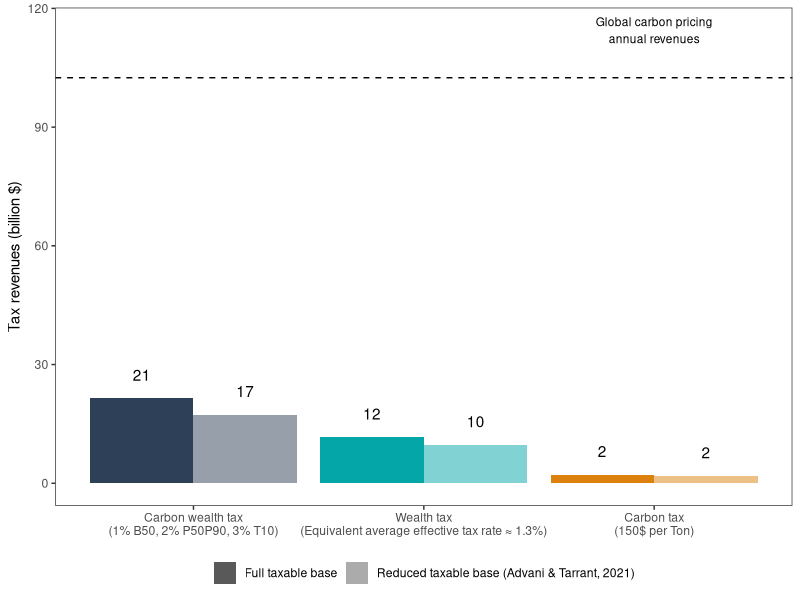
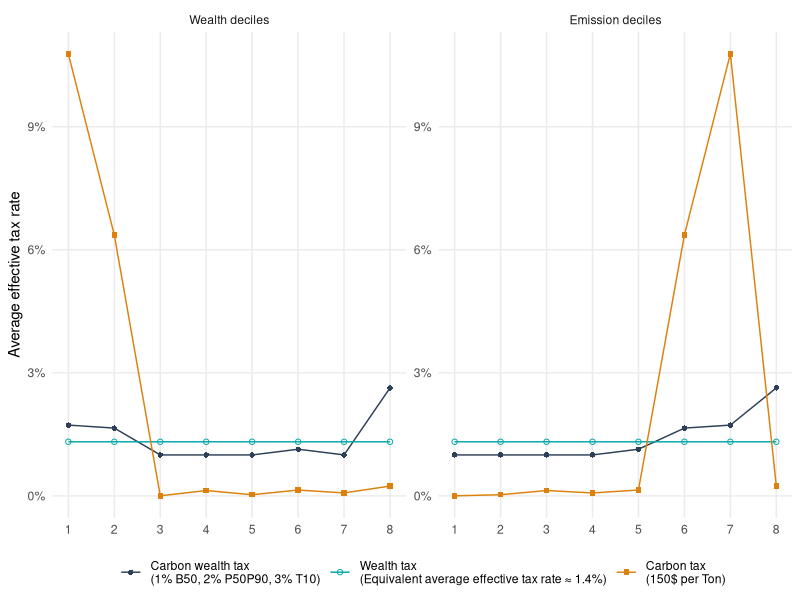

Write R code to recreate these figures, in order.
library(tidyverse)
library(magrittr)
library(readxl)

data <- read_csv("data/example_data.csv", 
                 col_types = cols(ICB_Subsector_code = col_character()))

#remove billionaires with insufficient information
data %<>% 
  filter(!(name%in%c(
    "Sukanto Tanoto", 
    "Theo Albrecht Jr", 
    "Ray Dalio",
    "Tilman Fertitta",
    "Charles Butt & family",
    "George Kaiser",
    "Renata Kellnerova",
    "Robert Smith",
    "John Grayken",
    "Eric Smidt",
    "Tatyana Kim",
    "Daniel Kretinsky",
    "Frederik Paulsen",
    "Odd Reitan",
    "David Green")
  ))

data %>% 
  group_by(name) %>% 
  summarise(
    wealth = sum(value[asset_type!="misc"]) - sum(value[asset_type=="misc"]),
    tot_emission_baseline = sum(`tCO2e_billionaire_S1_publicCR`),
    nationality_ISO3 = nationality_single_res[1],
    multiple_nationality_ISO3 = multiple_nationality_ISO3[1],
    gender = gender[1]
  ) %>% 
  ungroup() -> data_billionaire

data_billionaire %<>% 
  mutate(
    wealth = wealth/1000000000, #bln$
    tot_emission_baseline=tot_emission_baseline/1000 #ktCO2e
  ) %>% 
  mutate(
    emission_intensity = tot_emission_baseline/wealth #ktCO2e/Bln$
  )

#### Taxation ####

data_billionaire_for_taxation <- data_billionaire %>% 
  mutate(
    wealth = wealth*1000000000,
    tot_emission_baseline = tot_emission_baseline*1000
  )

vec_scagl_b <- quantile(data_billionaire_for_taxation$tot_emission_baseline,seq(0.1,0.9, by=0.1))

vec_aliquota_high_progressive_b <- c(0.01,0.02,0.03) 
vec_aliquota_flat_b <- 0.0132

data_billionaire_for_taxation %>%
  mutate(
    scaglione_baseline = case_when(
      tot_emission_baseline >= 0 & tot_emission_baseline <= vec_scagl_b[5] ~ 1,
      tot_emission_baseline > vec_scagl_b[5] & tot_emission_baseline <= vec_scagl_b[9] ~ 2,
      TRUE ~ 3
    )
  ) %>% #compute base revenues
  mutate(
    tax_revenue_baseline = case_when(
      scaglione_baseline==1 ~ wealth*vec_aliquota_high_progressive_b[1],
      scaglione_baseline==2 ~ ((tot_emission_baseline - vec_scagl_b[5])/tot_emission_baseline)*wealth*vec_aliquota_high_progressive_b[2] +(1 - ((tot_emission_baseline - vec_scagl_b[5])/tot_emission_baseline))*wealth*vec_aliquota_high_progressive_b[1],
      TRUE ~ ((tot_emission_baseline - vec_scagl_b[9])/tot_emission_baseline)*wealth*vec_aliquota_high_progressive_b[3] + ((vec_scagl_b[9] - vec_scagl_b[5])/tot_emission_baseline)*wealth*vec_aliquota_high_progressive_b[2]  + (vec_scagl_b[5]/tot_emission_baseline)*wealth*vec_aliquota_high_progressive_b[1]
    ),
    tax_revenue_flat = wealth*vec_aliquota_flat_b,
    tax_revenue_cr = tot_emission_baseline*150
  ) %>%
  #assume elasticity for reshuffling
  mutate( #behavioral responses: wealth and emissions fall by 17% because of portfolio reshuffling
    reduced_emissions = tot_emission_baseline*0.83,
    reduced_wealth = ifelse(tot_emission_baseline>0, wealth*0.83, wealth)
  ) %>% 
  mutate(
    scaglione_baseline_el = case_when(
      reduced_emissions >= 0 & reduced_emissions <= vec_scagl_b[5] ~ 1,
      reduced_emissions > vec_scagl_b[5] & reduced_emissions <= vec_scagl_b[9] ~ 2,
      TRUE ~ 3
    )
  ) %>% 
  #compute base revenues with elasticity
  mutate(
    tax_revenue_baseline_el = case_when(
      scaglione_baseline_el==1 ~ reduced_wealth*vec_aliquota_high_progressive_b[1],
      scaglione_baseline_el==2 ~ ((reduced_emissions - vec_scagl_b[5])/reduced_emissions)*reduced_wealth*vec_aliquota_high_progressive_b[2] +(1 - ((reduced_emissions - vec_scagl_b[5])/reduced_emissions))*reduced_wealth*vec_aliquota_high_progressive_b[1],
      TRUE ~ ((reduced_emissions - vec_scagl_b[9])/reduced_emissions)*reduced_wealth*vec_aliquota_high_progressive_b[3] + ((vec_scagl_b[9] - vec_scagl_b[5])/reduced_emissions)*reduced_wealth*vec_aliquota_high_progressive_b[2]  + (vec_scagl_b[5]/reduced_emissions)*reduced_wealth*vec_aliquota_high_progressive_b[1]
    ),
    tax_revenue_flat_el = reduced_wealth*vec_aliquota_flat_b,
    tax_revenue_cr_el = reduced_emissions*150
  ) -> data_tax_revenues_billionaires


data_tax_revenues_billionaires %>% 
  select(name, wealth, starts_with("tax")) %>% 
  pivot_longer(cols = starts_with("tax"),
               names_to = "variable",
               values_to = "revenue") %>% 
  mutate(
    scheme = case_when(
      str_detect(variable, "baseline") ~ "baseline",
      str_detect(variable, "flat") ~ "flat",
      str_detect(variable, "cr") ~ "cr",
      TRUE ~ NA_character_
    ),
    suffix = case_when(
      str_detect(variable, "_el$") ~ "reshuffling",
      TRUE ~ "base"
    )
  ) -> revenues_billionaires_long

revenues_billionaires_long %<>% 
  mutate(
    effective_tax_rate = revenue/wealth
  )

revenues_billionaires_long %>% 
  group_by(scheme, suffix) %>% 
  summarise(mean(effective_tax_rate))

revenues_billionaires_long %>% 
  group_by(scheme, suffix) %>% 
  summarise(
    revenue = sum(revenue)/1000000000
  ) %>% 
  ungroup() %>% 
  mutate(
    scheme = factor(scheme,
                    levels = c("baseline", "flat", "cr"),
                    labels = c("Carbon wealth tax\n(1% B50, 2% P50P90, 3% T10)", "Wealth tax\n(Equivalent average effective tax rate ≈ 1.3%)", "Carbon tax\n(150$ per Ton)")),
    suffix = factor(suffix,
                    levels = c("base", "reshuffling"),
                    labels = c("Full taxable base", "Reduced taxable base (Advani & Tarrant, 2021)"))
  ) %>% 
  mutate(art_pos = ifelse(scheme=="Carbon tax\n(150$ per Ton)" & suffix=="Full taxable base", revenue+6, revenue+6)) %>% 
  ggplot() + 
  geom_bar(aes(x=scheme, y=revenue, fill=scheme, alpha=suffix), stat = "identity", position = "dodge") + 
  geom_text(aes(x=scheme, y=art_pos, group=suffix, label = round(revenue,0)),position = position_dodge(width = 0.9)) + 
  geom_hline(aes(yintercept = 102.48), linetype=2) +
  annotate(geom="text", x=3, y=102.48+12, label="Global carbon pricing\nannual revenues", size=3) + 
  ylab("Tax revenues (billion $)") + 
  scale_fill_manual(values=c("Carbon wealth tax\n(1% B50, 2% P50P90, 3% T10)"="#2e4057", "Wealth tax\n(Equivalent average effective tax rate ≈ 1.3%)"="#04a6a8", "Carbon tax\n(150$ per Ton)"="#dc810d")) +
  scale_alpha_manual(values=c("Full taxable base"=1, "Reduced taxable base (Advani & Tarrant, 2021)"= 0.5)) +
  guides(  fill  = "none",
           alpha = guide_legend(order = 2, nrow = 1)) +
  theme_bw() + 
  theme(
    axis.title.x = element_blank(),
    panel.grid = element_blank(),
    legend.position = "bottom",
    legend.box     = "vertical", 
    legend.title = element_blank()
  )  -> g_tax_three

ggsave("charts/fig4_public_cr.pdf", g_tax_three, width=8, height = 4.2, device = cairo_pdf)

left_join(
  revenues_billionaires_long %>% 
    filter(suffix=="base") %>% 
    group_by(variable) %>%  
    mutate(decile = ntile(wealth, 10)) %>% 
    ungroup() %>%
    group_by(scheme, decile) %>% 
    summarise(
      effective_tax_rate_wealth = mean(effective_tax_rate)
    ) %>% 
    ungroup,
  revenues_billionaires_long %>% 
    filter(suffix=="base") %>% 
    left_join(
      .,
      data_tax_revenues_billionaires %>% select(name, tot_emission_baseline),
      by="name"
    ) %>% 
    group_by(variable) %>%  
    mutate(decile = ntile(tot_emission_baseline, 10)) %>% 
    ungroup() %>%
    group_by(scheme, decile) %>% 
    summarise(
      effective_tax_rate_emissions = mean(effective_tax_rate)
    ) %>% 
    ungroup,
  by=c("scheme", "decile")
) %>% 
  pivot_longer(-c(scheme, decile)) %>% 
  mutate(
    scheme = factor(scheme,
                    levels = c("baseline", "flat", "cr"),
                    labels = c("Carbon wealth tax\n(1% B50, 2% P50P90, 3% T10)", "Wealth tax\n(Equivalent average effective tax rate ≈ 1.4%)", "Carbon tax\n(150$ per Ton)")),
    name = factor(name, 
                  levels = c("effective_tax_rate_wealth", "effective_tax_rate_emissions"),
                  labels=c("Wealth deciles", "Emission deciles"))
  ) %>% 
  ggplot() + 
  geom_point(aes(x=decile, y=value, color=scheme, shape=scheme)) +
  geom_line(aes(x=decile, y=value, color=scheme)) +
  facet_wrap(name~., scales="free") +
  scale_y_continuous(labels = scales::label_percent()) +
  scale_x_continuous(breaks = 1:10) +
  xlab("Billionaire decile")+
  ylab("Average effective tax rate") +
  scale_color_manual(values=c("Carbon wealth tax\n(1% B50, 2% P50P90, 3% T10)"="#2e4057", "Wealth tax\n(Equivalent average effective tax rate ≈ 1.4%)"="#04a6a8", "Carbon tax\n(150$ per Ton)"="#dc810d")) +
  scale_shape_manual(values=c("Carbon wealth tax\n(1% B50, 2% P50P90, 3% T10)"=16, "Wealth tax\n(Equivalent average effective tax rate ≈ 1.4%)"=1, "Carbon tax\n(150$ per Ton)"=15)) +
  theme_minimal() + 
  theme(
    panel.grid.minor = element_blank(),
    legend.title = element_blank(),
    legend.position = "bottom",
    axis.title.x = element_blank()
  ) -> g_prog

ggsave("charts/fig5_public_cr.pdf", g_prog, width=10, height = 3.5, device = cairo_pdf)
